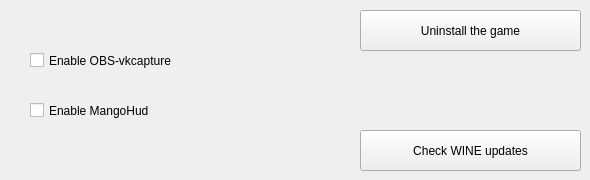
               <widget class="QWidget" name="tab_2">
                <attribute name="title">
                 <string>Misc</string>
                </attribute>
                <widget class="QCheckBox" name="obsvkcapturecheck">
                 <property name="enabled">
                  <bool>true</bool>
                 </property>
                 <property name="geometry">
                  <rect>
                   <x>30</x>
                   <y>40</y>
                   <width>321</width>
                   <height>41</height>
                  </rect>
                 </property>
                 <property name="toolTip">
                  <string>&lt;html&gt;&lt;head/&gt;&lt;body&gt;&lt;p&gt;Enable support for OBS Studio gamecapture.&lt;/p&gt;&lt;/body&gt;&lt;/html&gt;</string>
                 </property>
                 <property name="layoutDirection">
                  <enum>Qt::LeftToRight</enum>
                 </property>
                 <property name="autoFillBackground">
                  <bool>false</bool>
                 </property>
                 <property name="text">
                  <string>Enable OBS-vkcapture</string>
                 </property>
                 <property name="icon">
                  <iconset theme="video-display">
                   <normaloff>.</normaloff>.</iconset>
                 </property>
                </widget>
                <widget class="QPushButton" name="uninstallLeaguebutton">
                 <property name="geometry">
                  <rect>
                   <x>360</x>
                   <y>10</y>
                   <width>221</width>
                   <height>41</height>
                  </rect>
                 </property>
                 <property name="toolTip">
                  <string>&lt;html&gt;&lt;head/&gt;&lt;body&gt;&lt;p&gt;This removes the game completely.&lt;/p&gt;&lt;p&gt;&lt;br/&gt;&lt;/p&gt;&lt;p&gt;WARNING:&lt;/p&gt;&lt;p&gt;No window asking for confirmation will appear&lt;/p&gt;&lt;/body&gt;&lt;/html&gt;</string>
                 </property>
                 <property name="autoFillBackground">
                  <bool>false</bool>
                 </property>
                 <property name="text">
                  <string>Uninstall the game</string>
                 </property>
                 <property name="icon">
                  <iconset theme="edit-delete">
                   <normaloff>.</normaloff>.</iconset>
                 </property>
                 <property name="checkable">
                  <bool>false</bool>
                 </property>
                </widget>
                <widget class="QCheckBox" name="Usemangohud">
                 <property name="enabled">
                  <bool>true</bool>
                 </property>
                 <property name="geometry">
                  <rect>
                   <x>30</x>
                   <y>90</y>
                   <width>321</width>
                   <height>41</height>
                  </rect>
                 </property>
                 <property name="toolTip">
                  <string>&lt;html&gt;&lt;head/&gt;&lt;body&gt;&lt;p&gt;This shows performance stats.&lt;/p&gt;&lt;p&gt;You need MangoHud installed.&lt;/p&gt;&lt;/body&gt;&lt;/html&gt;</string>
                 </property>
                 <property name="layoutDirection">
                  <enum>Qt::LeftToRight</enum>
                 </property>
                 <property name="autoFillBackground">
                  <bool>false</bool>
                 </property>
                 <property name="text">
                  <string>Enable MangoHud</string>
                 </property>
                 <property name="icon">
                  <iconset theme="video-display">
                   <normaloff>.</normaloff>.</iconset>
                 </property>
                </widget>
                <widget class="QPushButton" name="checkWineupdates">
                 <property name="geometry">
                  <rect>
                   <x>360</x>
                   <y>130</y>
                   <width>221</width>
                   <height>41</height>
                  </rect>
                 </property>
                 <property name="text">
                  <string>Check WINE updates</string>
                 </property>
                 <property name="icon">
                  <iconset theme="view-refresh">
                   <normaloff>.</normaloff>.</iconset>
                 </property>
                </widget>
               </widget>
